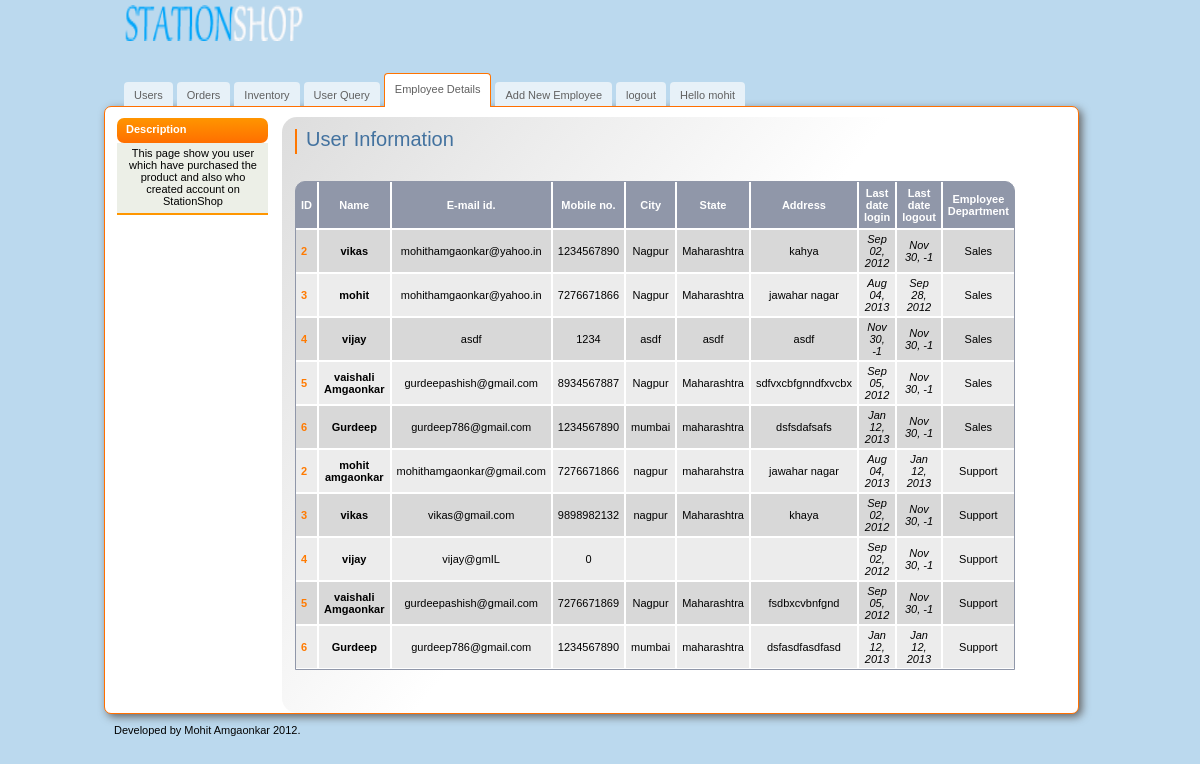
The page /stationshop/admin/employeedetail.php (signed in) on the database its author committed.
### tables this page shows
CREATE TABLE IF NOT EXISTS `sales_login` (
  `said` int(15) NOT NULL AUTO_INCREMENT,
  `username` varchar(15) NOT NULL,
  `password` varchar(15) NOT NULL,
  `last_log_date` datetime NOT NULL,
  `name` varchar(100) NOT NULL,
  `email` varchar(100) NOT NULL,
  `mobileno` bigint(200) NOT NULL,
  `city` varchar(100) NOT NULL,
  `state` varchar(100) NOT NULL,
  `address` text NOT NULL,
  `last_logout_date` datetime NOT NULL,
  PRIMARY KEY (`said`),
  UNIQUE KEY `username` (`username`)
);

CREATE TABLE IF NOT EXISTS `support_login` (
  `sid` int(15) NOT NULL AUTO_INCREMENT,
  `username` varchar(20) NOT NULL,
  `password` varchar(20) NOT NULL,
  `last_log_date` datetime NOT NULL,
  `name` varchar(100) NOT NULL,
  `email` varchar(100) NOT NULL,
  `mobileno` bigint(200) NOT NULL,
  `city` varchar(100) NOT NULL,
  `state` varchar(100) NOT NULL,
  `address` text NOT NULL,
  `last_logout_date` datetime NOT NULL,
  PRIMARY KEY (`sid`),
  UNIQUE KEY `username` (`username`)
);

### stationshop/admin/employeedetail.php (the view, shortened to what this page needs)
<?php
$managera = preg_replace('#[^A-Za-z0-9]#i', '', $_SESSION["managera"]);
?>
<!DOCTYPE html>
<html>
<head>
    <link  href="css/admin.css" rel="stylesheet" type="text/css" />
</head>
<body>
    <div id="main">
        <div id="header">
            <a href="#" class="logo"><img src="img/logo.png" width="183" height="36" alt="" /></a>
            <ul id="top-navigation">
                <li><a href="index.php">Users</a></li>
                <li><a href="order.php">Orders</a></li>
                <li><a href="inventory_list.php">Inventory</a></li>
                <li><a href="querysolved.php">User Query</a></li>
                <li><a href="employeedetail.php" class="active">Employee Details</a></li>
                <li><a href="add.php">Add New Employee</a></li>
                <li><a href="logout.php">logout</a></li>
                <li><a href="setting.php" ><? echo "Hello ".$managera; ?></a></li>
            </ul>
        </div>
        <div id="middle">
            <div id="left-column">
                <h3>Description</h3>
                <ul class="nav">
                    <li><center>This page show you user which have purchased the product and also who created account on StationShop</center></li>
                </ul>
            </div>
            <div id="center-column">
                <div class="top-bar">
                    <h1>User Information</h1>
                </div>
              <p>&nbsp;</p>
              <div >
                    <table width="664" cellpadding="0" cellspacing="0" class="listing">
                        <tr>
                        	<th width="25">ID</th>
                            <th width="150">Name</th>
                            <th width="64">E-mail id.</th>
                            <th width="70">Mobile no.</th>
                            <th width="34">City</th>
                            <th width="43">State</th>
                            <th width="58">Address</th>
                            <th width="110">Last date login</th>
                            <th width="101">Last date logout</th>
                            <th width="101">Employee Department</th>
                        </tr>
                       <?php
$sql = mysql_query("SELECT * FROM sales_login ");
$productCount = mysql_num_rows($sql);
if ($productCount > 0) {
	while($row = mysql_fetch_array($sql)){
             $id = $row["said"];
			 $name = $row["name"];
			 $email = $row["email"];
			 $mobileno = $row["mobileno"];
			 $city = $row["city"];
			 $state = $row["state"];
			 $address = $row["address"];
			 $last_log_date = strftime("%b %d, %Y", strtotime($row["last_log_date"]));
			 $last_logout_date = strftime("%b %d, %Y", strtotime($row["last_logout_date"]));
			 echo'
			 <tr>
                            <td class="style1">'.$id.'</td>
                            <td><strong>'.$name.'</strong></td>
							<td>'.$email.'</td>
                            <td>'.$mobileno.'</td>
                            <td>'.$city.'</td>
							<td>'.$state.'</td>
							<td>'.$address.'</td>
                            <td><em>'.$last_log_date.'</em></td>
                            <td><em>'.$last_logout_date.'</em></td>
                            <td>Sales</td>
                        </tr>';
    }
}
?>
<?php
$sql = mysql_query("SELECT * FROM support_login ");
$productCount = mysql_num_rows($sql);
if ($productCount > 0) {
	while($row = mysql_fetch_array($sql)){
             $id = $row["sid"];
			 $name = $row["name"];
			 $email = $row["email"];
			 $mobileno = $row["mobileno"];
			 $city = $row["city"];
			 $state = $row["state"];
			 $address = $row["address"];
			 $last_log_date = strftime("%b %d, %Y", strtotime($row["last_log_date"]));
			 $last_logout_date = strftime("%b %d, %Y", strtotime($row["last_logout_date"]));
			 echo'
			 <tr>
                            <td class="style1">'.$id.'</td>
                            <td><strong>'.$name.'</strong></td>
							<td>'.$email.'</td>
                            <td>'.$mobileno.'</td>
                            <td>'.$city.'</td>
							<td>'.$state.'</td>
							<td>'.$address.'</td>
                            <td><em>'.$last_log_date.'</em></td>
                            <td><em>'.$last_logout_date.'</em></td>
                            <td>Support</td>
                        </tr>';
    }
}
?>
                    </table>
                    </div>
            </div>
        </div>
        <div id="footer"><p>Developed by <a href="https://www.facebook.com/mohithamgaonkar">Mohit Amgaonkar </a>  2012. </div>
    </div>
</body>
</html>

### stationshop/admin/css/admin.css (style rules this page uses)
body { margin:0; padding:0; background:#BBD9EE; color:#000; font-family:tahoma,arial,sans-serif; font-size:11px; }
img { border:none; }
a { color:#060606;text-decoration: none }
#main { width:992px; margin:0 auto; }
#header { position:relative; width:992px; height:106px; }
a.logo { position:absolute; top:5px; left:20px; }
#top-navigation { position:absolute; top:73px; left:20px; margin:0; padding:0; list-style:none; }
#top-navigation li { float:left; margin:0 4px 0 0; height:34px; }
#top-navigation li a { float:left; display:block; height:20px; line-height:19px; margin-top:9px; color:#606060; padding:4px 10px 0 10px; border-top-left-radius: 4px; border-top-right-radius: 4px; -moz-border-radius-topleft: 4px; -moz-border-radius-topright: 4px; -webkit-border-top-left-radius: 4px; -webkit-border-top-right-radius: 4px; background:#e7f1f8; }
#top-navigation li a.active { padding:6px 10px 0 10px; height:27px; border:1px #ff7300 solid; border-bottom:none; margin:0; background:white; }
#middle { float:left; width:973px; background:#fff; border: 1px solid #ff6f00; border-radius: 7px; -moz-border-radius: 7px; -webkit-border-radius: 7px; -moz-box-shadow: 3px 3px 9px #666; -webkit-box-shadow: 3px 3px 9px #666; box-shadow: 3px 3px 9px #666; padding:10px 0 0 0; }
#left-column { float:left; padding:1px 14px 0 12px; width:151px; }
#center-column { float:left; width:714px; background:url(../img/bg-center-column.jpg) top left no-repeat; background:-webkit-gradient( linear, left top, right bottom, color-stop(0, rgb(221,221,221)), color-stop(0.5, rgb(255,255,255)) ); background:-moz-linear-gradient( left top, rgb(221,221,221) 0%, rgb(255,255,255) 50% ); border-radius: 15px; -moz-border-radius: 15px; -webkit-border-radius: 15px; min-height:584px; padding:12px 16px 0 13px; }
#footer { float:left; width:100%; height:15px; }
#footer p { margin: 10px; }
#left-column h3 { font-size:11px; margin:0; color:#fff; background:#ff9500; background:-webkit-gradient( linear, left top, left bottom, color-stop(0, rgb(255,149,0)), color-stop(1, rgb(255,111,0)) ); background:-moz-linear-gradient( center top, rgb(255,149,0) 0%, rgb(255,111,0) 100% ); border-radius: 7px; -moz-border-radius: 7px; -webkit-border-radius: 7px; height:25px; line-height:23px; padding:0 0 0 9px; }
ul.nav { margin:0 0 11px 0; border-bottom:2px solid #FF9600; background:#ECEFE7; list-style:none; padding:0 2px; }
ul.nav li { padding:4px 4px 6px 5px; border-bottom: 1px #666 dashed; }
ul.nav li:last-child { border:none; }
.top-bar { float:left; width:703px; border-left:2px solid #f70; padding:0 0 0 9px; margin:0 0 4px 0; }
.top-bar h1 { font:20px/21px verdana,sans-serif; color:#43729F; margin:0 0 4px 0; }
table.listing { border-bottom:1px solid #9097A9; background:#9097A9; width:613px; padding:0; margin:0; border:1px solid #9097A9; border-top-left-radius: 10px; border-top-right-radius: 10px; -moz-border-radius-topleft: 10px; -moz-border-radius-topright: 10px; -webkit-border-top-left-radius: 10px; -webkit-border-top-right-radius: 10px; }
table.listing th { border-top:0 !important; }
table.listing td, table.listing th { border:1px solid #fff; text-align:center; }
table.listing th { color:#fff; padding:5px; }
table.listing td { background:#D8D8D8; color:#000; padding:3px 5px; }
table.listing tr:nth-child(odd) td { background:#ECECEC; }
table.listing th:first-child, table.listing td:first-child { border-left:0px solid #9097A9;text-align:left; }
table.listing th:last-child, table.listing td:last-child { border-right:0px solid #9097A9; }
table.listing th:first-child { width: 177px; border-left:0; }
table.listing .style1 { font-weight:bold;color:#FF7A00; }

### rows shown on the page
sales_login: said "2", name "vikas", email "mohithamgaonkar@yahoo.in", mobileno "1234567890", city "Nagpur", state "Maharashtra", address "kahya", last_log_date "Sep 02, 2012", last_logout_date "Nov 30, -1"
sales_login: said "3", name "mohit", email "mohithamgaonkar@yahoo.in", mobileno "7276671866", city "Nagpur", state "Maharashtra", address "jawahar nagar", last_log_date "Aug 04, 2013", last_logout_date "Sep 28, 2012"
sales_login: said "4", name "vijay", email "asdf", mobileno "1234", city "asdf", state "asdf", address "asdf", last_log_date "Nov 30, -1", last_logout_date "Nov 30, -1"
sales_login: said "5", name "vaishali Amgaonkar", email "gurdeepashish@gmail.com", mobileno "8934567887", city "Nagpur", state "Maharashtra", address "sdfvxcbfgnndfxvcbx", last_log_date "Sep 05, 2012", last_logout_date "Nov 30, -1"
sales_login: said "6", name "Gurdeep", email "gurdeep786@gmail.com", mobileno "1234567890", city "mumbai", state "maharashtra", address "dsfsdafsafs", last_log_date "Jan 12, 2013", last_logout_date "Nov 30, -1"
support_login: sid "2", name "mohit amgaonkar", email "mohithamgaonkar@gmail.com", mobileno "7276671866", city "nagpur", state "maharahstra", address "jawahar nagar", last_log_date "Aug 04, 2013", last_logout_date "Jan 12, 2013"
support_login: sid "3", name "vikas", email "vikas@gmail.com", mobileno "9898982132", city "nagpur", state "Maharashtra", address "khaya", last_log_date "Sep 02, 2012", last_logout_date "Nov 30, -1"
support_login: sid "4", name "vijay", email "vijay@gmIL", mobileno "0", last_log_date "Sep 02, 2012", last_logout_date "Nov 30, -1"
support_login: sid "5", name "vaishali Amgaonkar", email "gurdeepashish@gmail.com", mobileno "7276671869", city "Nagpur", state "Maharashtra", address "fsdbxcvbnfgnd", last_log_date "Sep 05, 2012", last_logout_date "Nov 30, -1"
support_login: sid "6", name "Gurdeep", email "gurdeep786@gmail.com", mobileno "1234567890", city "mumbai", state "maharashtra", address "dsfasdfasdfasd", last_log_date "Jan 12, 2013", last_logout_date "Jan 12, 2013"

### other values the page prints
$managera "mohit"
